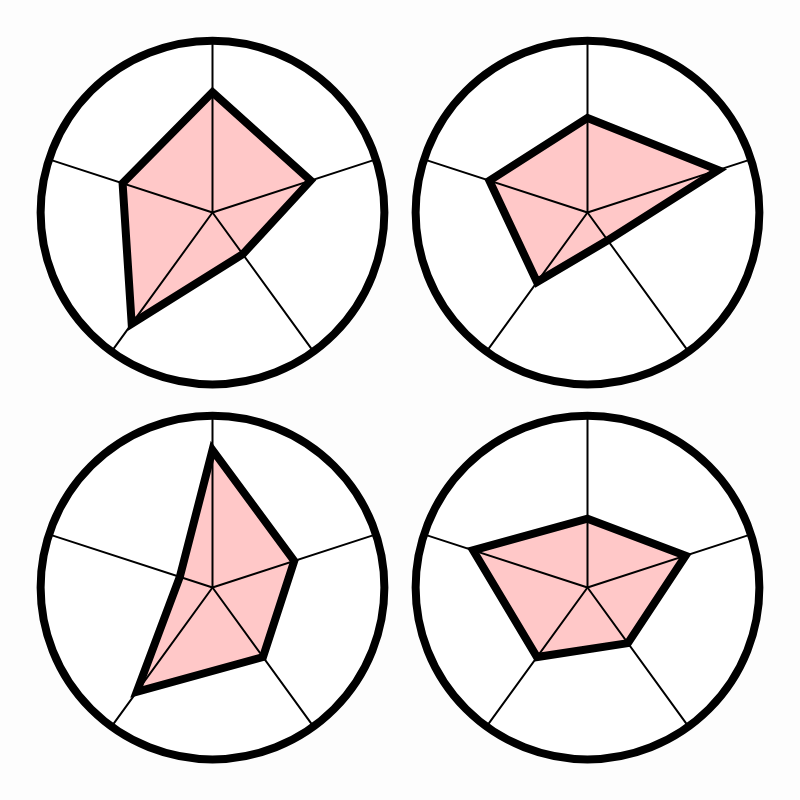
Frame 1 (no input)
Frame 2 (the mouse pressed at the canvas centre, redrawn once): identical to frame 1, image omitted

The p5.js sketch that drew this single still picture (run headless with seeded random() and noise() and a simulated clock; the mouse was pressed at the canvas centre and the sketch redrawn once):

// p5.js sketch
// ── sketch.js
// Take a "Big Five" personality quiz to (ostensibly) quantify 
// your openness, conscientiousness, extraversion,  agreeableness, 
// and neuroticism. Generate a radar chart to visualize this 
// multivariate data. Ask some friends to take the quiz, and create 
// a trellis plot that allows their radar charts to be compared.

let titles = ["O", "C", "E", "A", "N"];
let dims0  = [ 7.0, 6.0, 3.0, 8.0, 5.5];
let dims1  = [ 5.5, 8.0, 2.0, 5.0, 6.0];
let dims2  = [ 8.0, 5.0, 5.0, 7.5, 2.0];
let dims3  = [ 4.0, 6.0, 4.0, 5.0, 7.0];
let dims = [dims0, dims1, dims2, dims3];

// PFont myFont; 

function setup() {
  noLoop();
  createCanvas(800, 800);
  // myFont = createFont("Helvetica-Bold", 72);
  // textFont(myFont);
}

function draw() {
  background(253); 

  let my = 0.750;
  let mx = 0.625;

  let count = 0; 
  for (let y=0; y<2; y++) {
    for (let x=0; x<2; x++) {

      let cx = my*(x-0.5)*width;
      let cy = my*(y-0.5)* width;

      push();
      translate(width/2, height/2);
      scale(mx); 
      translate(cx, cy); 
      drawRadarChart(0, 0, dims[count++]);
      pop();
    }
  }
}





//-----------------------------------------------------------  
function drawRadarChart(cx, cy, dimensions) {
  //ここのdimensionsが配列で入っていない？

  let diagramD = 550; 
  let R = diagramD/2;

  let nDimensions = dimensions.length;
  console.log(nDimensions);

  fill(255);  
  stroke(0, 0, 0);
  strokeWeight(8 / 0.625); 
  ellipseMode(CENTER);
  textAlign(CENTER, CENTER); 
  ellipse(cx, cy, diagramD, diagramD); 

  // Draw the radar chart, 
  // Also known as a star plot or web chart
  fill(255, 200, 200); 
  stroke(0); 
  strokeJoin(MITER); 
  strokeWeight(8 / 0.625); 
  beginShape(); 
  for (let i=0; i<nDimensions; i++) {
    let t = map(i, 0, nDimensions, 0, TWO_PI) - HALF_PI; 
    let radius = map(dimensions[i], 0, 10, 0, R); 
    let px = cx + radius * cos(t); 
    let py = cy + radius * sin(t); 
    vertex(px, py);
  }
  endShape(CLOSE);


  fill(0);
  for (let i=0; i<nDimensions; i++) {
    let t = map(i, 0, nDimensions, 0, TWO_PI) - HALF_PI;

    let px = cx+R*cos(t);
    let py = cy+R*sin(t); 
    strokeWeight(2 / 0.625);
    stroke(0, 0, 0);
    line(cx, cy, px, py);

    push(); 
    let tx = cx+(R+50)*cos(t);
    let ty = cy+(R+50)*sin(t);
    translate(tx, ty);

    rotate(t + HALF_PI);
    if ((t > 0.9) && (t < 2.5)) {
      rotate(PI);
    }

    // text(titles[i], 0, 0);
    pop();
  }
}

//===================================
function keyPressed() {
  if (key == ' ') {
    saveFrame("radar_chart.png");
  }
}
